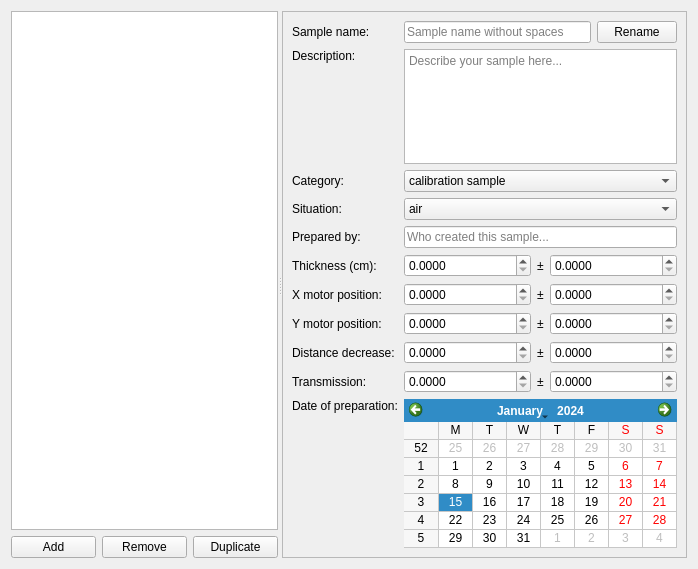
<?xml version="1.0" encoding="UTF-8"?>
<ui version="4.0">
 <class>Form</class>
 <widget class="QWidget" name="Form">
  <property name="geometry">
   <rect>
    <x>0</x>
    <y>0</y>
    <width>698</width>
    <height>569</height>
   </rect>
  </property>
  <property name="windowTitle">
   <string>Sample database</string>
  </property>
  <layout class="QVBoxLayout" name="verticalLayout_2">
   <item>
    <widget class="QSplitter" name="splitter">
     <property name="orientation">
      <enum>Qt::Horizontal</enum>
     </property>
     <widget class="QWidget" name="widget" native="true">
      <property name="sizePolicy">
       <sizepolicy hsizetype="Preferred" vsizetype="Expanding">
        <horstretch>0</horstretch>
        <verstretch>0</verstretch>
       </sizepolicy>
      </property>
      <layout class="QVBoxLayout" name="verticalLayout">
       <property name="leftMargin">
        <number>0</number>
       </property>
       <property name="topMargin">
        <number>0</number>
       </property>
       <property name="rightMargin">
        <number>0</number>
       </property>
       <property name="bottomMargin">
        <number>0</number>
       </property>
       <item>
        <widget class="QListWidget" name="listWidget">
         <property name="sizePolicy">
          <sizepolicy hsizetype="MinimumExpanding" vsizetype="Expanding">
           <horstretch>0</horstretch>
           <verstretch>0</verstretch>
          </sizepolicy>
         </property>
         <property name="showDropIndicator" stdset="0">
          <bool>false</bool>
         </property>
         <property name="alternatingRowColors">
          <bool>true</bool>
         </property>
         <property name="selectionBehavior">
          <enum>QAbstractItemView::SelectRows</enum>
         </property>
         <property name="movement">
          <enum>QListView::Free</enum>
         </property>
         <property name="uniformItemSizes">
          <bool>true</bool>
         </property>
         <property name="selectionRectVisible">
          <bool>false</bool>
         </property>
         <property name="sortingEnabled">
          <bool>false</bool>
         </property>
        </widget>
       </item>
       <item>
        <widget class="QWidget" name="widget_2" native="true">
         <layout class="QHBoxLayout" name="horizontalLayout">
          <property name="leftMargin">
           <number>0</number>
          </property>
          <property name="topMargin">
           <number>0</number>
          </property>
          <property name="rightMargin">
           <number>0</number>
          </property>
          <property name="bottomMargin">
           <number>0</number>
          </property>
          <item>
           <widget class="QPushButton" name="addSamplePushButton">
            <property name="text">
             <string>Add</string>
            </property>
            <property name="icon">
             <iconset theme="list-add">
              <normaloff>.</normaloff>.</iconset>
            </property>
           </widget>
          </item>
          <item>
           <widget class="QPushButton" name="removeSamplePushButton">
            <property name="text">
             <string>Remove</string>
            </property>
            <property name="icon">
             <iconset theme="list-remove">
              <normaloff>.</normaloff>.</iconset>
            </property>
           </widget>
          </item>
          <item>
           <widget class="QPushButton" name="duplicateSamplePushButton">
            <property name="text">
             <string>Duplicate</string>
            </property>
            <property name="icon">
             <iconset theme="edit-copy">
              <normaloff>.</normaloff>.</iconset>
            </property>
           </widget>
          </item>
         </layout>
        </widget>
       </item>
      </layout>
     </widget>
     <widget class="QFrame" name="frame">
      <property name="sizePolicy">
       <sizepolicy hsizetype="Expanding" vsizetype="Preferred">
        <horstretch>0</horstretch>
        <verstretch>0</verstretch>
       </sizepolicy>
      </property>
      <property name="frameShape">
       <enum>QFrame::StyledPanel</enum>
      </property>
      <property name="frameShadow">
       <enum>QFrame::Raised</enum>
      </property>
      <layout class="QGridLayout" name="gridLayout">
       <item row="6" column="0">
        <widget class="QLabel" name="label_7">
         <property name="text">
          <string>X motor position:</string>
         </property>
         <property name="buddy">
          <cstring>xPositionValDoubleSpinBox</cstring>
         </property>
        </widget>
       </item>
       <item row="8" column="2">
        <widget class="QLabel" name="label_15">
         <property name="sizePolicy">
          <sizepolicy hsizetype="Minimum" vsizetype="Preferred">
           <horstretch>0</horstretch>
           <verstretch>0</verstretch>
          </sizepolicy>
         </property>
         <property name="text">
          <string>±</string>
         </property>
        </widget>
       </item>
       <item row="10" column="0">
        <widget class="QLabel" name="label_11">
         <property name="text">
          <string>Date of preparation:</string>
         </property>
         <property name="alignment">
          <set>Qt::AlignLeading|Qt::AlignLeft|Qt::AlignTop</set>
         </property>
         <property name="buddy">
          <cstring>calendarWidget</cstring>
         </property>
        </widget>
       </item>
       <item row="6" column="3">
        <widget class="QDoubleSpinBox" name="xPositionErrDoubleSpinBox">
         <property name="sizePolicy">
          <sizepolicy hsizetype="Expanding" vsizetype="Fixed">
           <horstretch>0</horstretch>
           <verstretch>0</verstretch>
          </sizepolicy>
         </property>
         <property name="decimals">
          <number>4</number>
         </property>
        </widget>
       </item>
       <item row="7" column="0">
        <widget class="QLabel" name="label_8">
         <property name="text">
          <string>Y motor position:</string>
         </property>
         <property name="buddy">
          <cstring>yPositionValDoubleSpinBox</cstring>
         </property>
        </widget>
       </item>
       <item row="5" column="3">
        <widget class="QDoubleSpinBox" name="thicknessErrDoubleSpinBox">
         <property name="sizePolicy">
          <sizepolicy hsizetype="Expanding" vsizetype="Fixed">
           <horstretch>0</horstretch>
           <verstretch>0</verstretch>
          </sizepolicy>
         </property>
         <property name="decimals">
          <number>4</number>
         </property>
        </widget>
       </item>
       <item row="8" column="1">
        <widget class="QDoubleSpinBox" name="distminusValDoubleSpinBox">
         <property name="sizePolicy">
          <sizepolicy hsizetype="Expanding" vsizetype="Fixed">
           <horstretch>0</horstretch>
           <verstretch>0</verstretch>
          </sizepolicy>
         </property>
         <property name="decimals">
          <number>4</number>
         </property>
        </widget>
       </item>
       <item row="4" column="0">
        <widget class="QLabel" name="label_5">
         <property name="text">
          <string>Prepared by:</string>
         </property>
         <property name="buddy">
          <cstring>preparedByLineEdit</cstring>
         </property>
        </widget>
       </item>
       <item row="3" column="1" colspan="3">
        <widget class="QComboBox" name="situationComboBox">
         <item>
          <property name="text">
           <string>air</string>
          </property>
         </item>
         <item>
          <property name="text">
           <string>vacuum</string>
          </property>
         </item>
         <item>
          <property name="text">
           <string>sealed can</string>
          </property>
         </item>
        </widget>
       </item>
       <item row="0" column="0">
        <widget class="QLabel" name="label">
         <property name="text">
          <string>Sample name:</string>
         </property>
         <property name="buddy">
          <cstring>sampleNameLineEdit</cstring>
         </property>
        </widget>
       </item>
       <item row="9" column="3">
        <widget class="QDoubleSpinBox" name="transmissionErrDoubleSpinBox">
         <property name="sizePolicy">
          <sizepolicy hsizetype="Expanding" vsizetype="Fixed">
           <horstretch>0</horstretch>
           <verstretch>0</verstretch>
          </sizepolicy>
         </property>
         <property name="decimals">
          <number>4</number>
         </property>
        </widget>
       </item>
       <item row="8" column="3">
        <widget class="QDoubleSpinBox" name="distminusErrDoubleSpinBox">
         <property name="sizePolicy">
          <sizepolicy hsizetype="Expanding" vsizetype="Fixed">
           <horstretch>0</horstretch>
           <verstretch>0</verstretch>
          </sizepolicy>
         </property>
         <property name="decimals">
          <number>4</number>
         </property>
        </widget>
       </item>
       <item row="6" column="2">
        <widget class="QLabel" name="label_13">
         <property name="sizePolicy">
          <sizepolicy hsizetype="Minimum" vsizetype="Preferred">
           <horstretch>0</horstretch>
           <verstretch>0</verstretch>
          </sizepolicy>
         </property>
         <property name="text">
          <string>±</string>
         </property>
        </widget>
       </item>
       <item row="9" column="1">
        <widget class="QDoubleSpinBox" name="transmissionValDoubleSpinBox">
         <property name="sizePolicy">
          <sizepolicy hsizetype="Expanding" vsizetype="Fixed">
           <horstretch>0</horstretch>
           <verstretch>0</verstretch>
          </sizepolicy>
         </property>
         <property name="decimals">
          <number>4</number>
         </property>
        </widget>
       </item>
       <item row="7" column="2">
        <widget class="QLabel" name="label_14">
         <property name="sizePolicy">
          <sizepolicy hsizetype="Minimum" vsizetype="Preferred">
           <horstretch>0</horstretch>
           <verstretch>0</verstretch>
          </sizepolicy>
         </property>
         <property name="text">
          <string>±</string>
         </property>
        </widget>
       </item>
       <item row="7" column="3">
        <widget class="QDoubleSpinBox" name="yPositionErrDoubleSpinBox">
         <property name="sizePolicy">
          <sizepolicy hsizetype="Expanding" vsizetype="Fixed">
           <horstretch>0</horstretch>
           <verstretch>0</verstretch>
          </sizepolicy>
         </property>
         <property name="decimals">
          <number>4</number>
         </property>
        </widget>
       </item>
       <item row="7" column="1">
        <widget class="QDoubleSpinBox" name="yPositionValDoubleSpinBox">
         <property name="sizePolicy">
          <sizepolicy hsizetype="Expanding" vsizetype="Fixed">
           <horstretch>0</horstretch>
           <verstretch>0</verstretch>
          </sizepolicy>
         </property>
         <property name="decimals">
          <number>4</number>
         </property>
        </widget>
       </item>
       <item row="1" column="0">
        <widget class="QLabel" name="label_2">
         <property name="text">
          <string>Description:</string>
         </property>
         <property name="alignment">
          <set>Qt::AlignLeading|Qt::AlignLeft|Qt::AlignTop</set>
         </property>
         <property name="buddy">
          <cstring>descriptionPlainTextEdit</cstring>
         </property>
        </widget>
       </item>
       <item row="6" column="1">
        <widget class="QDoubleSpinBox" name="xPositionValDoubleSpinBox">
         <property name="sizePolicy">
          <sizepolicy hsizetype="Expanding" vsizetype="Fixed">
           <horstretch>0</horstretch>
           <verstretch>0</verstretch>
          </sizepolicy>
         </property>
         <property name="decimals">
          <number>4</number>
         </property>
        </widget>
       </item>
       <item row="9" column="2">
        <widget class="QLabel" name="label_16">
         <property name="sizePolicy">
          <sizepolicy hsizetype="Minimum" vsizetype="Preferred">
           <horstretch>0</horstretch>
           <verstretch>0</verstretch>
          </sizepolicy>
         </property>
         <property name="text">
          <string>±</string>
         </property>
        </widget>
       </item>
       <item row="3" column="0">
        <widget class="QLabel" name="label_4">
         <property name="text">
          <string>Situation:</string>
         </property>
         <property name="buddy">
          <cstring>situationComboBox</cstring>
         </property>
        </widget>
       </item>
       <item row="5" column="1">
        <widget class="QDoubleSpinBox" name="thicknessValDoubleSpinBox">
         <property name="sizePolicy">
          <sizepolicy hsizetype="Expanding" vsizetype="Fixed">
           <horstretch>0</horstretch>
           <verstretch>0</verstretch>
          </sizepolicy>
         </property>
         <property name="decimals">
          <number>4</number>
         </property>
        </widget>
       </item>
       <item row="5" column="0">
        <widget class="QLabel" name="label_6">
         <property name="text">
          <string>Thickness (cm):</string>
         </property>
         <property name="buddy">
          <cstring>thicknessValDoubleSpinBox</cstring>
         </property>
        </widget>
       </item>
       <item row="5" column="2">
        <widget class="QLabel" name="label_12">
         <property name="sizePolicy">
          <sizepolicy hsizetype="Minimum" vsizetype="Preferred">
           <horstretch>0</horstretch>
           <verstretch>0</verstretch>
          </sizepolicy>
         </property>
         <property name="text">
          <string>±</string>
         </property>
        </widget>
       </item>
       <item row="1" column="1" colspan="3">
        <widget class="QPlainTextEdit" name="descriptionPlainTextEdit">
         <property name="placeholderText">
          <string>Describe your sample here...</string>
         </property>
        </widget>
       </item>
       <item row="8" column="0">
        <widget class="QLabel" name="label_9">
         <property name="text">
          <string>Distance decrease:</string>
         </property>
         <property name="buddy">
          <cstring>distminusValDoubleSpinBox</cstring>
         </property>
        </widget>
       </item>
       <item row="9" column="0">
        <widget class="QLabel" name="label_10">
         <property name="text">
          <string>Transmission:</string>
         </property>
         <property name="buddy">
          <cstring>transmissionValDoubleSpinBox</cstring>
         </property>
        </widget>
       </item>
       <item row="2" column="1" colspan="3">
        <widget class="QComboBox" name="categoryComboBox">
         <item>
          <property name="text">
           <string>calibration sample</string>
          </property>
         </item>
         <item>
          <property name="text">
           <string>normalization sample</string>
          </property>
         </item>
         <item>
          <property name="text">
           <string>sample</string>
          </property>
         </item>
         <item>
          <property name="text">
           <string>sample+can</string>
          </property>
         </item>
         <item>
          <property name="text">
           <string>can</string>
          </property>
         </item>
         <item>
          <property name="text">
           <string>none</string>
          </property>
         </item>
        </widget>
       </item>
       <item row="2" column="0">
        <widget class="QLabel" name="label_3">
         <property name="text">
          <string>Category:</string>
         </property>
         <property name="buddy">
          <cstring>categoryComboBox</cstring>
         </property>
        </widget>
       </item>
       <item row="4" column="1" colspan="3">
        <widget class="QLineEdit" name="preparedByLineEdit">
         <property name="placeholderText">
          <string>Who created this sample...</string>
         </property>
        </widget>
       </item>
       <item row="10" column="1" colspan="3">
        <widget class="QCalendarWidget" name="calendarWidget">
         <property name="firstDayOfWeek">
          <enum>Qt::Monday</enum>
         </property>
         <property name="gridVisible">
          <bool>true</bool>
         </property>
         <property name="horizontalHeaderFormat">
          <enum>QCalendarWidget::SingleLetterDayNames</enum>
         </property>
        </widget>
       </item>
       <item row="0" column="1" colspan="3">
        <widget class="QWidget" name="widget_3" native="true">
         <layout class="QHBoxLayout" name="horizontalLayout_2">
          <property name="leftMargin">
           <number>0</number>
          </property>
          <property name="topMargin">
           <number>0</number>
          </property>
          <property name="rightMargin">
           <number>0</number>
          </property>
          <property name="bottomMargin">
           <number>0</number>
          </property>
          <item>
           <widget class="QLineEdit" name="sampleNameLineEdit">
            <property name="readOnly">
             <bool>false</bool>
            </property>
            <property name="placeholderText">
             <string>Sample name without spaces</string>
            </property>
           </widget>
          </item>
          <item>
           <widget class="QPushButton" name="renameSamplePushButton">
            <property name="text">
             <string>Rename</string>
            </property>
           </widget>
          </item>
         </layout>
        </widget>
       </item>
      </layout>
     </widget>
    </widget>
   </item>
  </layout>
 </widget>
 <resources/>
 <connections>
  <connection>
   <sender>sampleNameLineEdit</sender>
   <signal>returnPressed()</signal>
   <receiver>renameSamplePushButton</receiver>
   <slot>click()</slot>
   <hints>
    <hint type="sourcelabel">
     <x>500</x>
     <y>31</y>
    </hint>
    <hint type="destinationlabel">
     <x>638</x>
     <y>31</y>
    </hint>
   </hints>
  </connection>
 </connections>
</ui>
